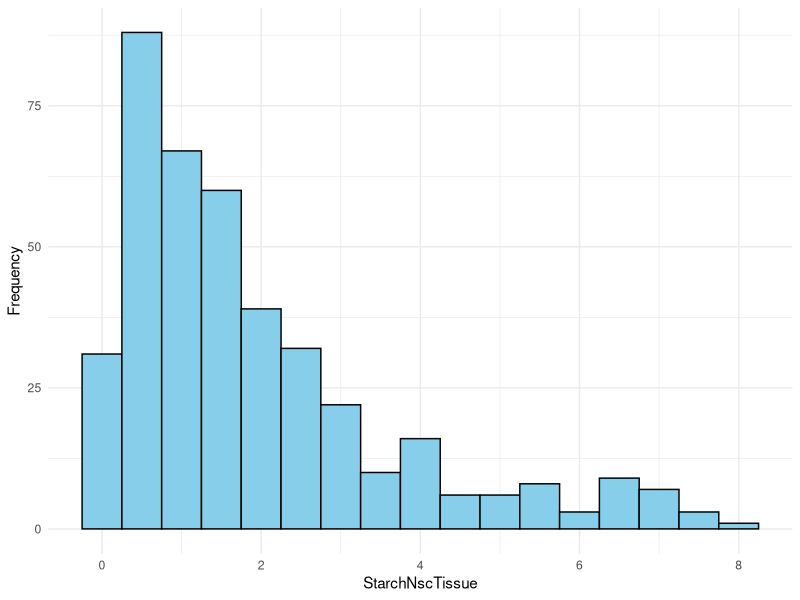
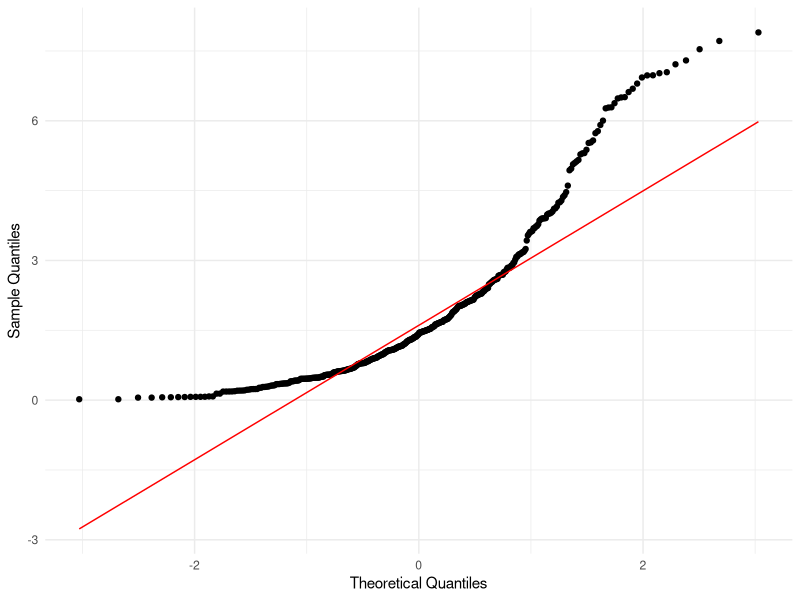
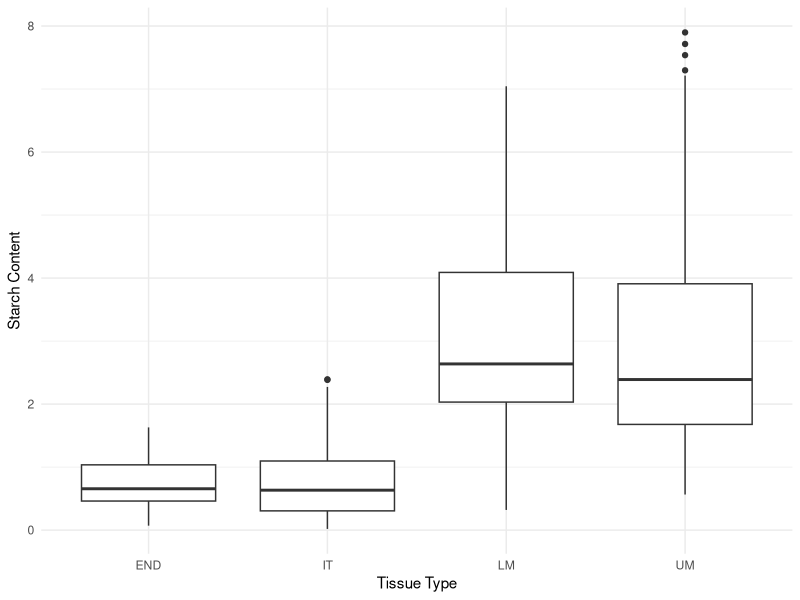
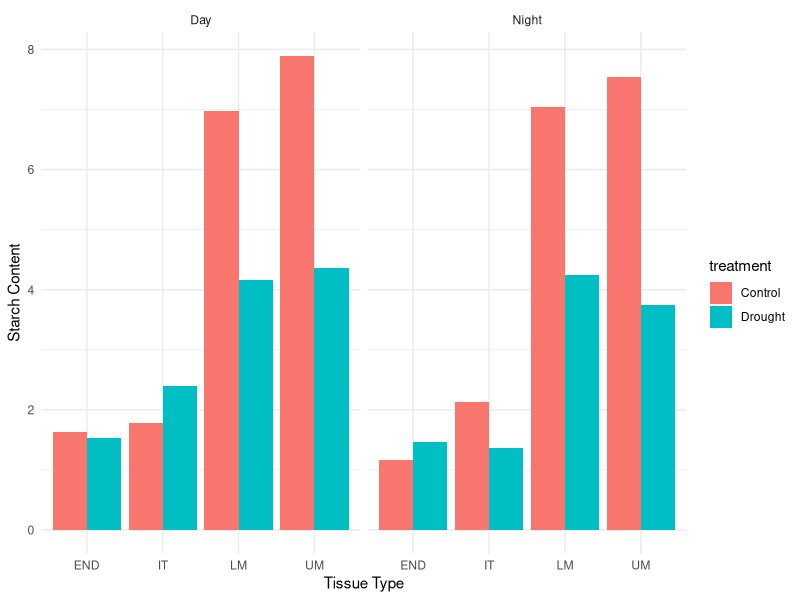
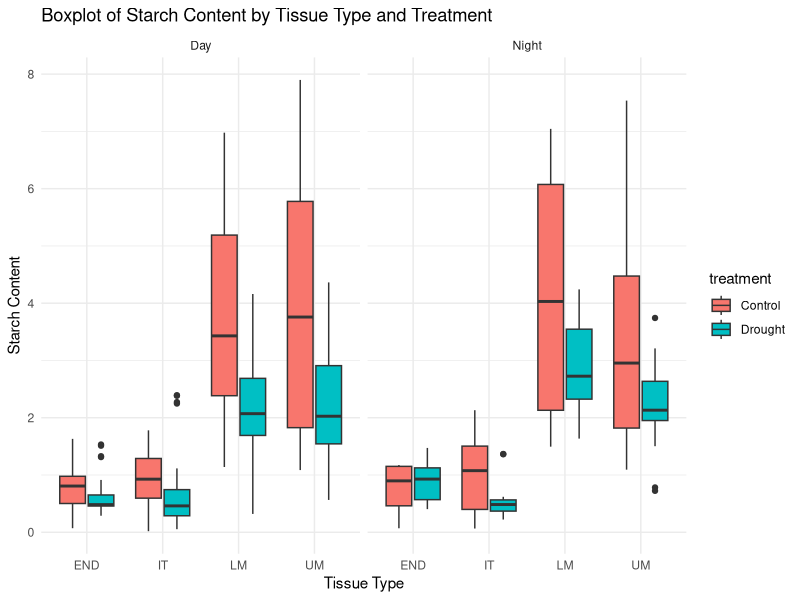

Recreate these plots in R, in order.
## ---- chunk 1
#| label: data-setup
#| echo: false
#| eval: true
data <- read.csv("data.csv")
## ---- chunk 2
#| label: fig-abbrevstats
#| echo: false
#| eval: true

library(knitr)
library(dplyr)

overall_summary <- data %>%
  summarize(
    Mean = mean(StarchNscTissue, na.rm = TRUE),
    Median = median(StarchNscTissue, na.rm = TRUE),
    SD = sd(StarchNscTissue, na.rm = TRUE),
    Min = min(StarchNscTissue, na.rm = TRUE),
    Max = max(StarchNscTissue, na.rm = TRUE),
    N = n()
  ) %>%
  mutate(Group = "Overall")

# By Location (campagne)
location_summary <- data %>%
  group_by(campagne) %>%
  summarize(
    Mean = mean(StarchNscTissue, na.rm = TRUE),
    Median = median(StarchNscTissue, na.rm = TRUE),
    SD = sd(StarchNscTissue, na.rm = TRUE),
    Min = min(StarchNscTissue, na.rm = TRUE),
    Max = max(StarchNscTissue, na.rm = TRUE),
    N = n()
  ) %>%
  mutate(Group = paste("campagne:", campagne))

# By DayPeriod
dayperiod_summary <- data %>%
  group_by(dayPeriod) %>%
  summarize(
    Mean = mean(StarchNscTissue, na.rm = TRUE),
    Median = median(StarchNscTissue, na.rm = TRUE),
    SD = sd(StarchNscTissue, na.rm = TRUE),
    Min = min(StarchNscTissue, na.rm = TRUE),
    Max = max(StarchNscTissue, na.rm = TRUE),
    N = n()
  ) %>%
  mutate(Group = paste("dayPeriod:", dayPeriod))

# Combine tables
combined_summary <- bind_rows(overall_summary, location_summary, dayperiod_summary) %>%
  arrange(factor(Group, levels = c("Overall", unique(location_summary$Group), unique(dayperiod_summary$Group)))) %>%
  select(Group, N, Mean, Median, SD, Min, Max)

# Display the table
kable(combined_summary, format = "markdown", caption = "Summary statistics of starch content.")
## ---- chunk 3
#| label: fig-normallity
#| echo: false
#| eval: true
#| layout-ncol: 2
#| fig-cap: "Plots used to check normallity assumption."
#| fig-subcap: 
#|  - "Histogram of starch content."
#|  - "Q-Q plot of starch content."
#| fig-width: 6
#| fig-height: 4

library(ggplot2)

ggplot(data, aes(x = StarchNscTissue)) +
  geom_histogram(binwidth = 0.5, color = "black", fill = "skyblue") +
  labs(
    x = "StarchNscTissue",
    y = "Frequency"
  ) +
  theme_minimal()

ggplot(data, aes(sample = StarchNscTissue)) +
  stat_qq() +
  stat_qq_line(color = "red") +
  labs(
    x = "Theoretical Quantiles",
    y = "Sample Quantiles"
  ) +
  theme_minimal()

## ---- chunk 4
#| label: fig-tissue
#| echo: false
#| eval: true
#| fig-cap: "Boxplot of starch contents by tissue types"
#| fig-width: 4
#| fig-height: 3

ggplot(data, aes(x = tissu, y = StarchNscTissue)) +
  geom_boxplot() +
  labs(y = "Starch Content", x="Tissue Type") +
  theme_minimal()

## ---- chunk 5
#| label: fig-toma-graph
#| echo: false
#| eval: true
#| fig-cap: "Barchat of starch content vs. tissue types, separating by treatment and day or night."
#| fig-width: 5
#| fig-height: 3.5

ggplot(data, aes(x = tissu, y = StarchNscTissue, fill = treatment)) +
  geom_bar(stat = "identity", position = "dodge") +
  facet_wrap(~ dayPeriod) +
  labs(
    x = "Tissue Type",
    y = "Starch Content"
  ) +
  theme_minimal()

##Box_Plot
ggplot(data, aes(x = tissu, y = StarchNscTissue, fill = treatment)) +
  geom_boxplot() +
  facet_wrap(~ dayPeriod) +
  labs(
    title = "Boxplot of Starch Content by Tissue Type and Treatment",
    x = "Tissue Type",
    y = "Starch Content"
  ) +
  theme_minimal()


